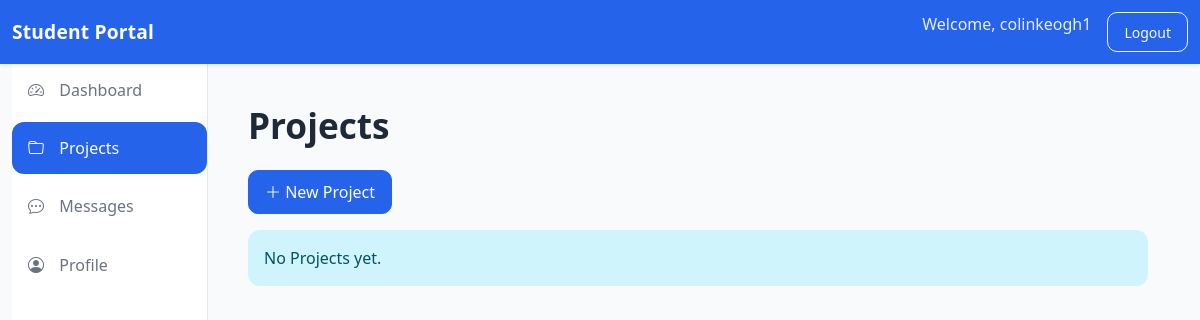
The app's page /projects/ (signed in), older data.
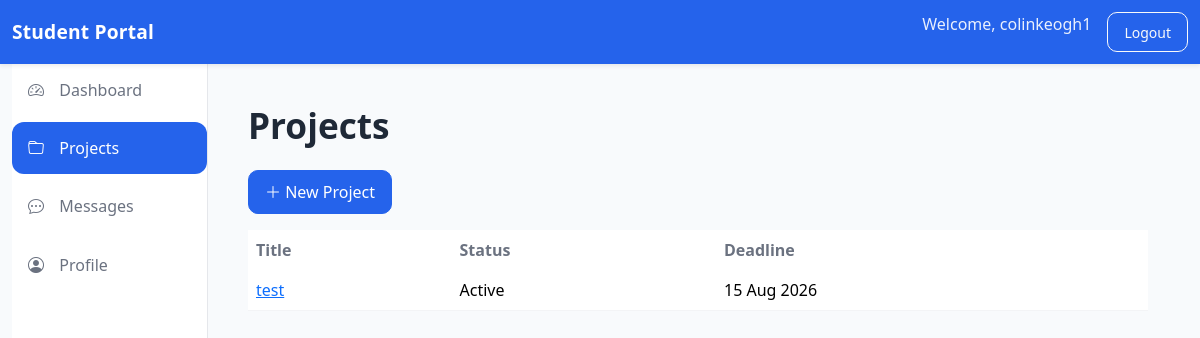
The same page, newer data.
### projects/models.py (models this page shows, shortened)
class Project(models.Model):
    class Status(models.TextChoices):
        PLANNING = 'PL', "Planning"
        ACTIVE = "AC", "Active"
        COMPLETED = "CO", "Completed"
    title = models.CharField(max_length=200)
    description = models.TextField(
        blank=True
    )
    owner = models.ForeignKey(
        settings.AUTH_USER_MODEL,
        on_delete=models.CASCADE,
        related_name="owned_projects",
    )
    status = models.CharField(
        max_length=2,
        choices=Status.choices,
        default=Status.PLANNING,
    )
    deadline = models.DateField(
        null=True,
        blank=True,
    )
    created_at = models.DateTimeField(
        auto_now_add=True,
    )
    class Meta:
        ordering = ["-created_at"]

### projects/views.py (the view)
# urls.py: path("", views.project_list, name="list"),
@login_required
def project_list(request):
    projects = Project.objects.filter(
        owner=request.user,
    )
    return render(
        request,
        "projects/project_list.html",
        {
            "projects": projects,
        },
    )

### projects/templates/projects/project_list.html (shortened to what this page needs)
{% extends "base.html" %}
{% block content %}
<h1 class="mb-4">
    Projects
</h1>
<div class="mb-3">
    <a href="{% url 'projects:create' %}"
       class="btn btn-primary">
        <i class="bi bi-plus-lg"></i>
        New Project
    </a>
</div>
{% if projects %}
<table class="table table-hover">
    <thead>
        <tr>
            <th>Title</th>
            <th>Status</th>
            <th>Deadline</th>
        </tr>
    </thead>
    <tbody>
        {% for project in projects %}
        <tr>
            <td>
                <a href="{% url 'projects:detail' project.pk %}">
                    {{ project.title }}
                </a>
            </td>
            <td>{{ project.get_status_display }}</td>
            <td>{{ project.deadline }}</td>
        </tr>
        {% endfor %}
    </tbody>
</table>
{% else %}
<div class="alert alert-info">
    No Projects yet.
</div>
{% endif %}
{% endblock %}

Row changes from the older to the newer data that the page shows:
added Project: title "test", status "Active", deadline "15 Aug 2026"
Text that changed along with them:
text no longer shown: "No Projects yet."
text now shown: "Title Status Deadline"
